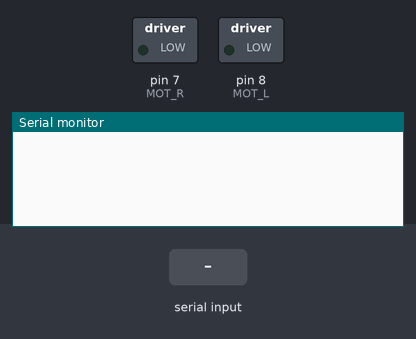
This sketch was run on a simulated Arduino Uno, built with avr-gcc and run on an emulated ATmega328P. Parts: switched loads named in the sketch (green lamp = pin HIGH), the last lines printed to the serial monitor. Inputs (shaded band) come from the test bench.

Above: at 1.2 s.
1.3 s: "90,45/" received over the second serial link
At 2.1 s:
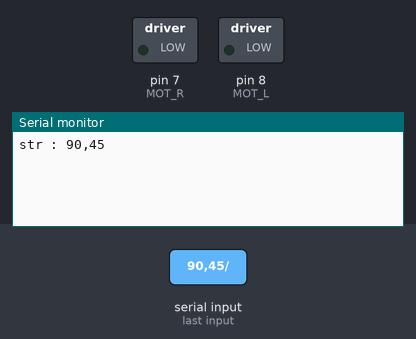
2.8 s: "5/" received over the second serial link
At 3.2 s:
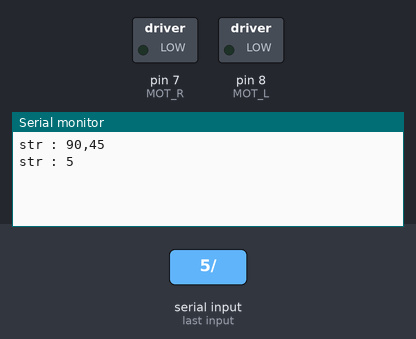

The sketch:

twin_motor.ino
```cpp
#include <SoftwareSerial.h>
#define TXD 2
#define RXD 3
#define MOT_R 7
#define MOT_L 8

SoftwareSerial bt(TXD, RXD);

enum dir{left=0, front, right};
String str;
int self_mode;
int angle;
int accel;

void set_info(){
  if(str.length()!=0){
    str.trim();
    Serial.print("str : ");
    Serial.println(str);
    self_mode = str[0]-'0';
    int i=2;
    String tmp;
    while(i<str.length()-2){
      tmp+=str[i];
      i++;
    }
    angle = tmp.toInt();
    accel = str[str.length()-1]-'0';
  }
}

void setup() {
  // put your setup code here, to run once:
  Serial.begin(9600);
  bt.begin(9600);
  pinMode(MOT_R, OUTPUT);
  pinMode(MOT_L, OUTPUT);
  str = "0 0 0";
  self_mode=1; angle = 0; accel = 0;
}

void loop() {
  // put your main code here, to run repeatedly:
  if(bt.available()){
    str = bt.readStringUntil('/');
    set_info();

    /*
    Serial.print("self_mode : ");
    Serial.print(self_mode);
    Serial.print(" angle : ");
    Serial.print(angle);
    Serial.print(" accel : ");
    Serial.println(accel);
    */
  }
}
```

Measured:
- after the input at 1.3 s, the serial monitor: prints a new line at once (image 1)
- after the input at 2.8 s, the serial monitor: prints a new line at once (image 2)
